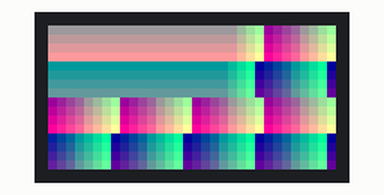
This sketch was run on a simulated Arduino Uno, built with avr-gcc and run on an emulated ATmega328P. Parts: 32×16 colour display.

Above: at 0.1 s.

The sketch:

testcolors_16x32.ino
```cpp
#include <RGBmatrixPanel.h>
//#define CLK  8   // USE THIS ON ARDUINO UNO, ADAFRUIT METRO M0, etc.
//#define CLK A4 // USE THIS ON METRO M4 (not M0)
#define CLK 11 // USE THIS ON ARDUINO MEGA
#define OE   9
#define LAT 10
#define A   A0
#define B   A1
#define C   A2

RGBmatrixPanel matrix(A, B, C, CLK, LAT, OE, false);

void setup() {
  matrix.begin();
  uint8_t r=100, g=100, b=100;

  // Draw top half
  for(uint8_t x=0; x<32; x++) {
    for(uint8_t y=0; y<8; y++) {
      matrix.drawPixel(x, y, matrix.Color333(r, g, b));
      r++;
      if(r == 8) {
        r = 0;
        g++;
        if(g == 8) {
          g = 0;
          b++;
        }
      }
    }
  }

  // Draw bottom half
  for(uint8_t x=0; x<32; x++) {
    for(uint8_t y=8; y<16; y++) {
      matrix.drawPixel(x, y, matrix.Color333(r, g, b));
      r++;
      if(r == 8) {
        r = 0;
        g++;
        if(g == 8) {
          g = 0;
          b++;
        }
      }
    }
  }
}

void loop() {
  // Do nothing -- image doesn't change
}
```
